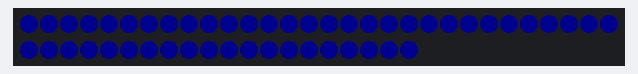
Bench run of a sketch on a simulated Arduino Uno, built with avr-gcc and run on an emulated ATmega328P. Shown: 50 RGB LEDs in strip order, left to right, continuing on the next row. Dim RGB values are drawn brighter than linear.

Above: at 0.47 s.
At 39.61 s:
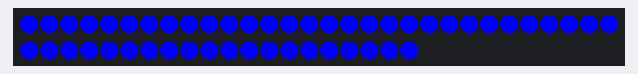

The sketch:

BreathingLED.ino
```cpp
#include <FastLED.h>

#define LED_PIN     7
#define NUM_LEDS    50
#define BREATH_SPEED 20  // Speed of the breathing effect

CRGB leds[NUM_LEDS];

void setup() {
  FastLED.addLeds<WS2812, LED_PIN, GRB>(leds, NUM_LEDS);
}

void loop() {
  for (int brightness = 0; brightness <= 255; brightness++) {
    fill_solid(leds, NUM_LEDS, CRGB(0, 0, 255));  // Blue color
    FastLED.setBrightness(brightness);
    FastLED.show();
    delay(BREATH_SPEED);
  }

  for (int brightness = 255; brightness >= 0; brightness--) {
    fill_solid(leds, NUM_LEDS, CRGB(0, 0, 255));  // Blue color
    FastLED.setBrightness(brightness);
    FastLED.show();
    delay(BREATH_SPEED);
  }
}
```
